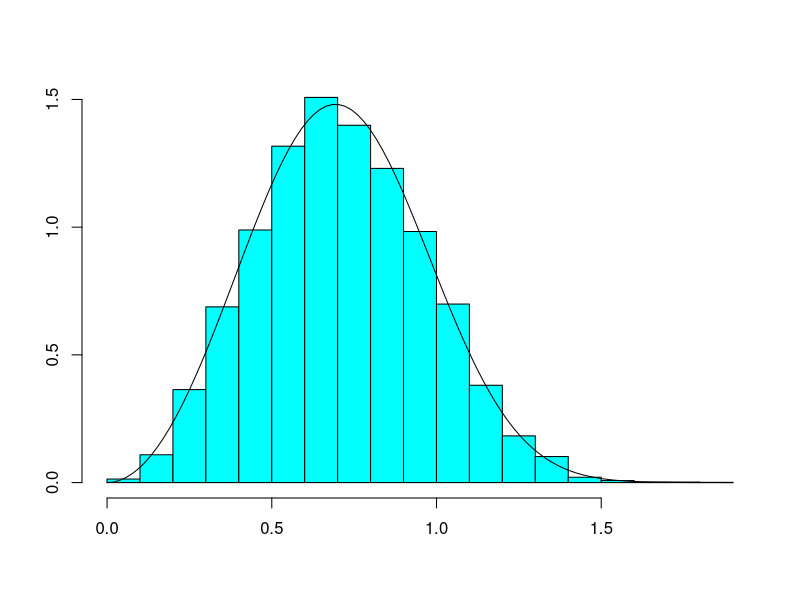
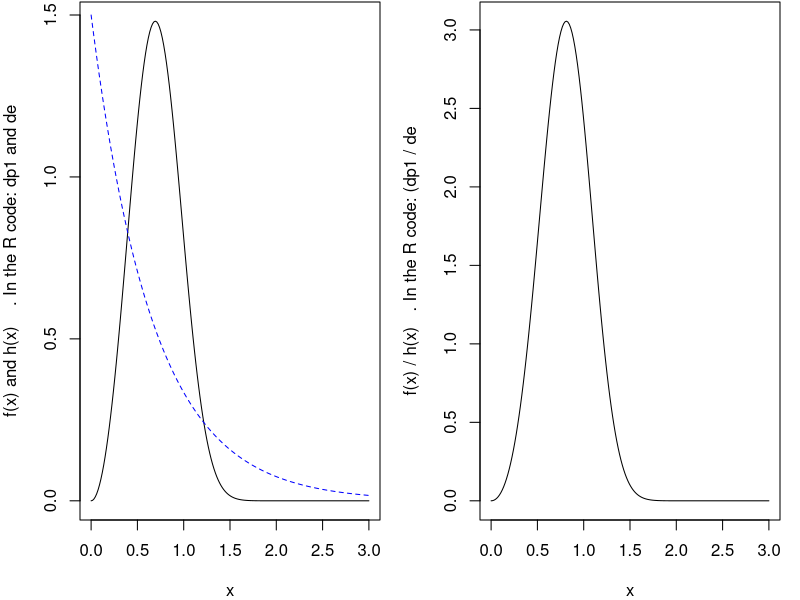
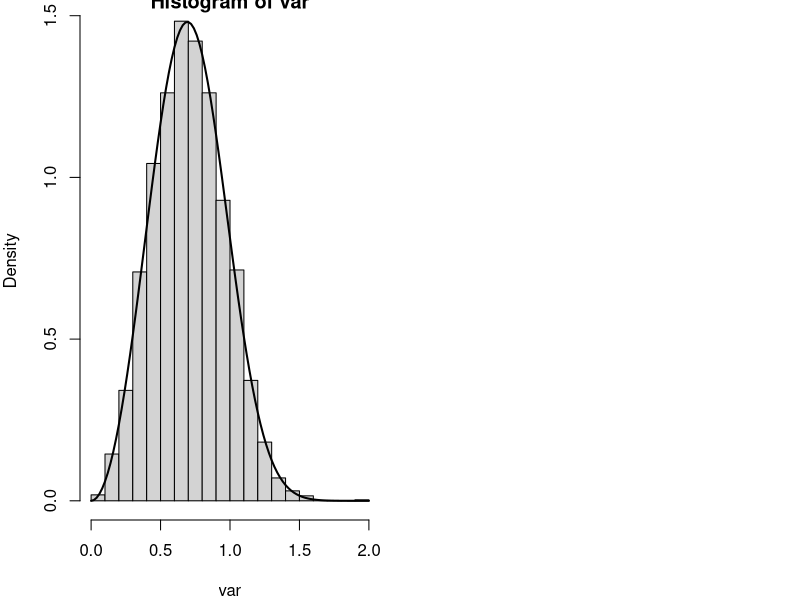

Write the R code that produced these figures, in order.
## ---- chunk 1
#Funcion que obtiene cierta cantidad de numeros de acuerdo a la distribucion dada
var.p1 <- function(num){
  u <- runif(num)
  result = (-log(u)/2)^(1/3)
  return (result)
}
#Funcion de densidad para verificar
dens.p1 <- function(num){
    result = 6*num^2*exp(-2*num^3)
    return (result)
}
## ---- chunk 2
library("MASS")
numeros<- var.p1(10000) #Se generan los numeros de acuerdo a la funcion creada
truehist(numeros, nbins = 20, col = "cyan", xlab = "") #Se genera el histograma
curve(dens.p1(x), from = 0, add = TRUE) #Se compara con la curva de densidad
## ---- chunk 3
x <- seq(0, 3, length = 200)
dp1 <- dens.p1(x) #Se crea la funcionf(x)
de <- dexp(x,1.5) #Se crea g(x)
par(mfrow=c(1,2), mar = c(4,4,0.1,1))
plot(x, dp1, type="l", ylab = "f(x) and h(x)    . In the R code: dp1 and de")
lines(x, de, col="blue", lty=2)
plot(x, dp1/de, type="l", ylab = "f(x) / h(x)   . In the R code: (dp1 / de")
## ---- chunk 4
#Funcion a optimizar para obtener c
foo <- function(x) dens.p1(x)/dexp(x,1.5)
opt <- optimize(foo, c(0, 3), maximum=TRUE) #Optimizacion para hallar el maximo
a <- opt$objective
a
## ---- chunk 5
#funcion que genera numeros dist. exp
rn.exp<-function(n=1,l=1.5){
  c<-(-1/l)*log(runif(n))
                return(c)
}
## ---- chunk 6
x <- seq(0, 5, length = 200)
dp1 <- dens.p1(x) #Funcion f
alpha <- function(x){
    dens.p1(x)/(3.055709*dexp(x,1.5)) #Condicion a cumplir para decidir si rechazar o aceptar
}
rejectionNorm <- function(n) {
    x <- rn.exp(10000, 1.5) #Funcion generadora de numeros. Distrib Exp...
    u <- runif(10000)
    return(na.omit(ifelse(u <= alpha(x), x, NA))) #se valida la condicion
}
var <- rejectionNorm(10000) #se ejecuta para 10000 numeros
rejects <- (10000-length(var))/10000
rejects #numero de rechazos

hist(var, breaks=20,  prob=TRUE) #histograma de numeros generados
curve(dens.p1(x), lty = 1, lwd = 2, add = TRUE) #Grafica de densidad para comparar
## ---- chunk 7
f.costo<-function(n=1){
  c<-(-2500000)*log(runif(n)) #funcion de costo con media de 2500000
                return(c)
}


simulacion<-function(personas=1000){
  p<-0.05 #probabilidad de reclamo
  prob<-runif(personas)
  costos<-f.costo(personas) #costos de acuerdo a la funcion dada
  suma<-0 #variable que guarda la suma del mes
  for(i in 1:personas){ #Se calcula para cada persona
    if(prob[i]<=0.05){ #si la probabilidad es menor igual al 0.05
      suma=suma+costos[i] #Se adiciona el costo correspondiente
    }
  }
  return(suma) #Se retorna la suma del mes
}
## ---- chunk 8
mayores<-0 #Para calcular la probabilidad de deben contar la cantidad de veces que fue mayor al valor dado
for(i in 1:5000){ #Se realizan 5000 experimentos (meses)
  if(simulacion()>150000000){ #Si la suma del mes es mayor al valor
    mayores<-mayores+1 #se adiciona al contador
  }
}
probabilidad<-mayores/5000 #Se calcula la probabilidad al dividir en la cantidad de exp. (meses)
print("Se tiene probabilidad de: ")
print(probabilidad)
